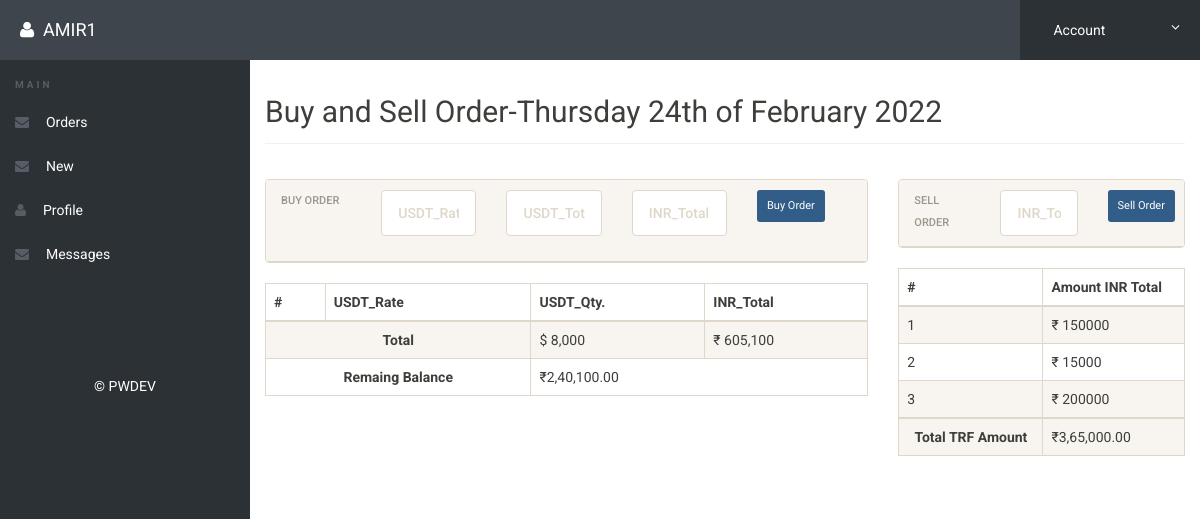
/orders.php (signed in), run on the app's committed database.
### tables this page shows
CREATE TABLE IF NOT EXISTS `sell` (
  `id` int NOT NULL AUTO_INCREMENT,
  `user_name` varchar(100) NOT NULL,
  `inr_total` double NOT NULL,
  `sell_date` timestamp NOT NULL DEFAULT CURRENT_TIMESTAMP,
  PRIMARY KEY (`id`)
);

### orders.php (the view, shortened to what this page needs)
<?php
include('includes/config.php');
if (strlen($_SESSION['alogin']) == 0) {
	header('location:index.php');
} else {
?>
	<!doctype html>
	<html lang="en" class="no-js">
	<head>
		<link rel="stylesheet" href="css/font-awesome.min.css">
		<link rel="stylesheet" href="css/bootstrap.min.css">
		<link rel="stylesheet" href="css/dataTables.bootstrap.min.css">
		<link rel="stylesheet" href="css/bootstrap-social.css">
		<link rel="stylesheet" href="css/bootstrap-select.css">
		<link rel="stylesheet" href="css/fileinput.min.css">
		<link rel="stylesheet" href="css/awesome-bootstrap-checkbox.css">
		<link rel="stylesheet" href="css/style.css">
	</head>
	<body>
		<?php include('includes/header.php'); ?>
		<div class="ts-main-content">
			<?php include('includes/leftbar.php'); ?>
			<div class="content-wrapper">
				<div class="container-fluid">
					<div class="row">
						<div class="col-md-12">
							<h2 class="page-title">Buy and Sell Order-<?php echo date("l jS \of F Y") ?></h2>
							<div class="row">
								<div class="panel-body col-md-8">
									<div class="panel panel-default">
										<div class="row panel-heading">
											<div class="col-md-2 ">Buy Order</div>
											<div class="col-md-10 ">
												<form action="" class="form-horizontal" id="order_Form">
													<div class="form-group">
														<div class="col-sm-3">
															<input type="hidden" name="user_name" id="user_name" class="form-control" required value="<?php $user_name = $_SESSION['alogin'];
																																						echo htmlentities($user_name); ?>">
															<input type="text" name="usdt_rate" id="usdt_rate" class="form-control" placeholder="USDT_Rate" autocomplete="off" data-type="currency" required>
														</div>
														<div class="col-sm-3">
															<input type="text" name="usdt_total" id="usdt_total" class="form-control" placeholder="USDT_Total" autocomplete="off" data-type="currency" required>
														</div>
														<div class="col-sm-3">
															<input type="text" name="inr_total" id="inr_total" class="form-control" placeholder="INR_Total" autocomplete="off" data-type="currency" required>
														</div>
														<div class="col-sm-3">
															<button class="btn btn-primary btn-sm" name="submit" id="btnAdd" type="submit">Buy Order</button>
														</div>
													</div>
												</form>
											</div>
										</div>
									</div>
									<table id="zctb" class="display table table-striped table-bordered table-hover" cellspacing="0" width="100%">
										<thead>
											<tr>
												<th>#</th>
												<th>USDT_Rate</th>
												<th>USDT_Qty.</th>
												<th>INR_Total</th>
											</tr>
										</thead>
										<tr>
											<?php
											$total_usdt = $dbh->query("SELECT SUM(usdt_total) AS total FROM orders where user_name = '$user_name';")->fetchColumn();
											$total_inr = $dbh->query("SELECT SUM(inr_total) AS total FROM orders where user_name = '$user_name';")->fetchColumn();
											$total_inr_sell = $dbh->query("SELECT SUM(inr_total) AS total FROM sell where user_name = '$user_name';")->fetchColumn();
											$remaining = $total_inr - $total_inr_sell;
											?>
											<th colspan="2" class="text-center">Total</th>
											<td>$ <?php echo number_format($total_usdt); ?></td>
											<td>₹ <?php echo  number_format($total_inr); ?></td>
										</tr>
										<tr>
											<th colspan="2" class="text-center">Remaing Balance</th>
											<td colspan="2"> <?php $fmt = new NumberFormatter('en_IN', NumberFormatter::CURRENCY);
																echo $fmt->formatCurrency($remaining, "INR "); ?></td>
										</tr>
									</table>
								</div>
								<div class="panel-body col-md-4">
									<div class="panel panel-default">
										<div class="row panel-heading">
											<div class="col-md-3 ">Sell Order</div>
											<div class="col-md-9 ">
												<form action="" class="form-horizontal" id="sell_Form">
													<div class="col-sm-7">
														<input type="text" name="inr_total1" id="inr_total1" class="form-control" placeholder="INR_Total" autocomplete="off" required>
													</div>
													<div class="col-sm-3">
														<button class="btn btn-primary btn-sm" name="submit" id="sellAdd" type="submit">Sell Order</button>
													</div>
												</form>
											</div>
										</div>
									</div>
									<table id="zctb_sell" class="display table table-striped table-bordered table-hover" cellspacing="0" width="100%">
										<?php
										$i = 1;
										$user_name = $_SESSION['alogin'];
										include 'dbConn.php';
										$sql = "SELECT * from  sell where user_name = '$user_name' and  DATE(sell_date) = CURDATE();";
										$result = $conn->query($sql);
										if ($result->num_rows > 0) {
										?>
											<thead>
												<tr>
													<th>#</th>
													<th>Amount INR Total</th>
												</tr>
											</thead>
											<tbody>
												<tr>
													<?php while ($row = $result->fetch_assoc()) { ?>
														<td><?php echo $i++ ?></td>
														<td>₹ <?php echo $row['inr_total'] ?></td>
												</tr>
										<?php  }
												} ?>
											</tbody>
											<tr>
												<?php
												$total_inr_sell = $dbh->query("SELECT SUM(inr_total) AS total FROM sell where user_name = '$user_name' and  DATE(sell_date) = CURDATE();")->fetchColumn();
												?>
												<th class="text-center">Total TRF Amount</th>
												<td><?php $fmt = new NumberFormatter('en_IN', NumberFormatter::CURRENCY);
													echo $fmt->formatCurrency($total_inr_sell, "INR "); ?></td>
											</tr>
									</table>
								</div>
							</div>
						</div>
					</div>
				</div>
			</div>
		</div>
	</body>
	</html>
<?php } ?>

### css/style.css (style rules this page uses)
html { font-size: 14px; }
@media only screen and (min-width: 480px) { html { font-size: 17px; } }
@media only screen and (min-width: 768px) { html { font-size: 14px; } }
body { font-size: 1em; }
.btn { font-family: 'Oswald', sans-serif; }
.panel { overflow: hidden; }
.btn { text-transform: none; }
.page-title { padding-bottom: 15px; margin-bottom: 20px; border-bottom: 1px solid #f0f0f0; }
.ts-main-content .content-wrapper { padding-top: 15px; margin-top: 60px; }
@media only screen and (min-width: 992px) { .ts-main-content .content-wrapper { margin-left: 250px; } }

### data on the page
sell: inr_total "150000"
sell: inr_total "15000"
sell: inr_total "200000"

### other printed values
$_SESSION['alogin'] "AMIR1"
$total_usdt "8,000"
$total_inr "605,100"
$fmt->formatCurrency($remaining, "INR ") "₹2,40,100.00"
$fmt->formatCurrency($total_inr_sell, "INR ") "₹3,65,000.00"
